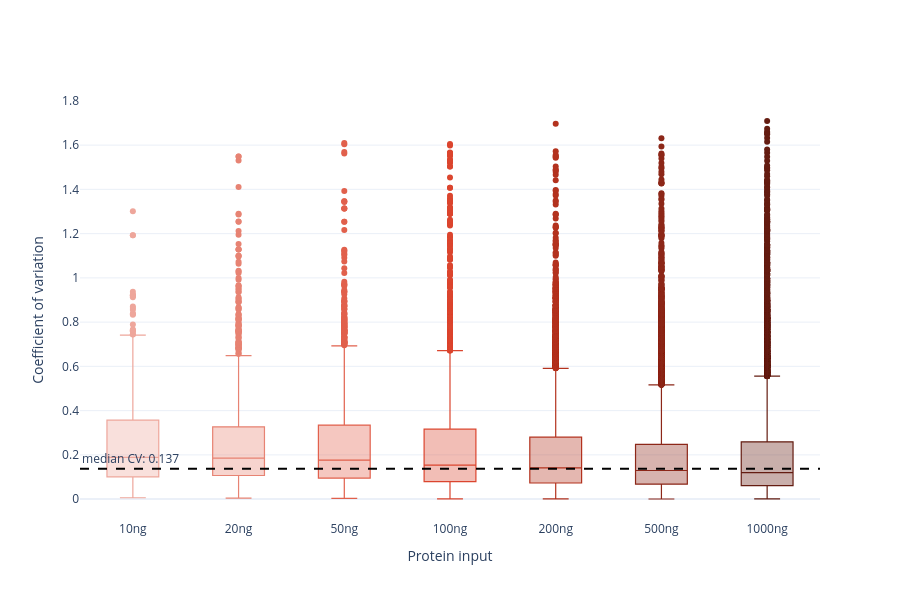

Source (notebook cell):
### Markdown cell above
# Supplementary Figure 1F

### Code cell
import numpy as np
import plotly.graph_objects as go
from core import _hex_to_rgba

INPUT_NG_ORDER = [10, 20, 50, 100, 200, 500, 1000]
META = {'Protein_group', 'Gene_group', 'PTM_0_aa', 'PTM_pos', 'PTM_mult123',
        'PTM_flank', 'PTM_Collapse_key', 'PTM_localization', 'UPD_seq'}

cv_list = []
ng_labels = []
for ng in INPUT_NG_ORDER:
    if ng not in nanoPhos_woEGF:
        continue
    site_data = process_ptm_site_report(nanoPhos_woEGF[ng], cutoff=0.75)['site_data']
    sample_cols = [c for c in site_data.columns if c not in META]

    # CV in linear-intensity space (process_ptm_site_report applies log2 → un-log2 here)
    linear = np.power(2, site_data[sample_cols])
    n_valid = linear.notna().sum(axis=1)
    cv = linear.std(axis=1) / linear.mean(axis=1)
    cv = cv.replace(0, np.nan)
    cv[n_valid < len(sample_cols)] = np.nan

    cv_list.append(cv)
    ng_labels.append(f"{ng}ng")
    print(f"  {ng:>4} ng: n sites with full coverage = {int(cv.notna().sum()):>6,}  "
          f"median CV = {cv.median():.3f}")

cv_flat = np.concatenate([s.values for s in cv_list])
global_median = np.nanmedian(cv_flat)
print(f"\nGlobal median CV: {global_median:.3f}")

# Plot — boxes filled with a translucent version of the point color,
# outline same hue but fully saturated
fig = go.Figure()
for i, (cv, lab) in enumerate(zip(cv_list, ng_labels)):
    c = color_palette[i]
    fig.add_trace(go.Box(
        y=cv, name=lab,
        marker_color=c,                                   # outlier points
        line=dict(color=c, width=1.2),                    # box outline
        fillcolor=_hex_to_rgba(c, 0.35),                  # translucent fill
    ))
fig.update_layout(
    width=900, height=600,
    template='plotly_white',
    showlegend=False,
    xaxis_title='Protein input',
    yaxis_title='Coefficient of variation',
)
fig.add_hline(y=global_median,
              line={'dash': 'dash', 'width': 2, 'color': 'black'},
              annotation_text=f"median CV: {global_median:.3f}",
              annotation_position='top left')
fig.show()
#fig.write_image(r'figures/figure2/suppl_figure1f.pdf', height=600, width=900)

### Figure 1 — Plotly figure (JSON) as saved in the notebook; plotly's stock layout.template omitted (floating-point values rounded to 4 significant figures; data arrays with more than 128 entries replaced by an {"elided": "..."} marker saying what was removed)
{"data": [{"fillcolor": "rgba(238, 166, 155, 0.35)", "line": {"color": "#EEA69B", "width": 1.2}, "marker": {"color": "#EEA69B"}, "name": "10ng", "type": "box", "y": {"elided": "1782 float values"}}, {"fillcolor": "rgba(231, 131, 115, 0.35)", "line": {"color": "#E78373", "width": 1.2}, "marker": {"color": "#E78373"}, "name": "20ng", "type": "box", "y": {"elided": "3641 float values"}}, {"fillcolor": "rgba(225, 96, 76, 0.35)", "line": {"color": "#E1604C", "width": 1.2}, "marker": {"color": "#E1604C"}, "name": "50ng", "type": "box", "y": {"elided": "6390 float values"}}, {"fillcolor": "rgba(219, 69, 46, 0.35)", "line": {"color": "#DB452E", "width": 1.2}, "marker": {"color": "#DB452E"}, "name": "100ng", "type": "box", "y": {"elided": "10513 float values"}}, {"fillcolor": "rgba(179, 50, 30, 0.35)", "line": {"color": "#B3321E", "width": 1.2}, "marker": {"color": "#B3321E"}, "name": "200ng", "type": "box", "y": {"elided": "15791 float values"}}, {"fillcolor": "rgba(140, 39, 24, 0.35)", "line": {"color": "#8C2718", "width": 1.2}, "marker": {"color": "#8C2718"}, "name": "500ng", "type": "box", "y": {"elided": "22534 float values"}}, {"fillcolor": "rgba(100, 28, 17, 0.35)", "line": {"color": "#641C11", "width": 1.2}, "marker": {"color": "#641C11"}, "name": "1000ng", "type": "box", "y": {"elided": "25905 float values"}}], "layout": {"annotations": [{"showarrow": false, "text": "median CV: 0.137", "x": 0, "xanchor": "left", "xref": "x domain", "y": 0.1371, "yanchor": "bottom", "yref": "y"}], "height": 600, "shapes": [{"line": {"color": "black", "dash": "dash", "width": 2}, "type": "line", "x0": 0, "x1": 1, "xref": "x domain", "y0": 0.1371, "y1": 0.1371, "yref": "y"}], "showlegend": false, "width": 900, "xaxis": {"title": {"text": "Protein input"}}, "yaxis": {"title": {"text": "Coefficient of variation"}}}}
